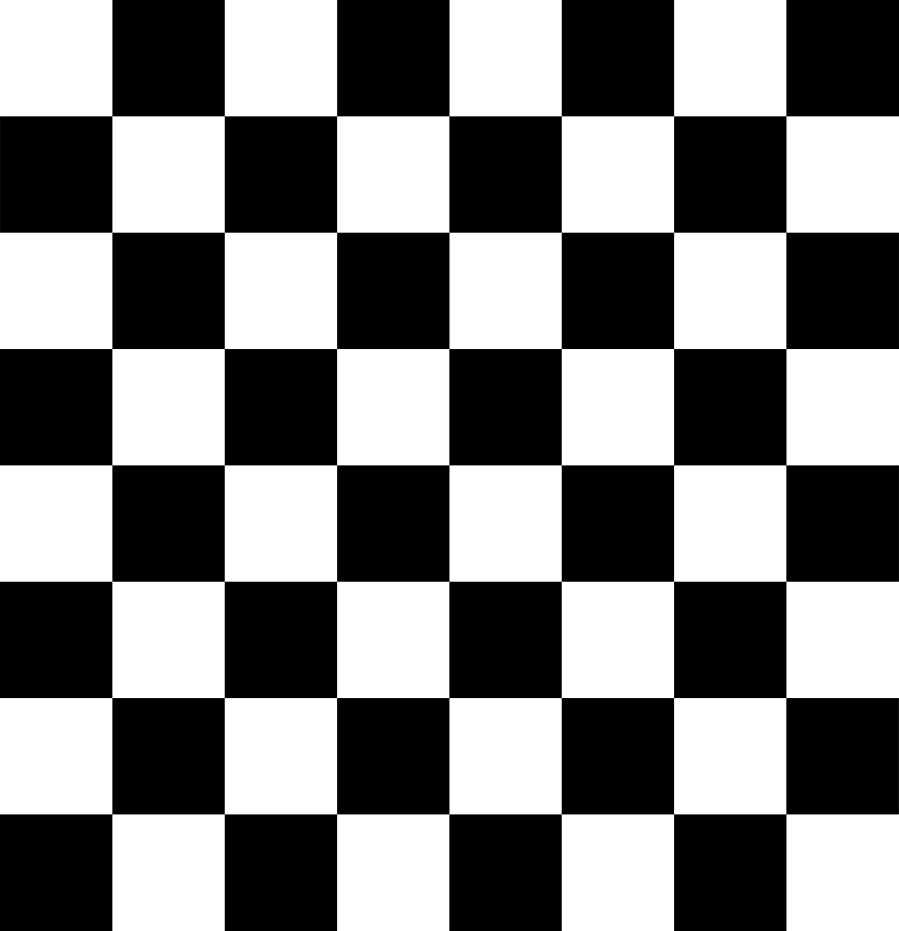
#> input picture xigL78AyT.png, 3595 x 3723 px (shown at 1/4 size)
$ jupyter execute --allow-errors lensimage.ipynb   (shell and % lines are left out)
#> lines starting #> are read from the running program, lines starting #| are printed output that depends on the picture; long printed decimals are rounded
### mynewdeflector.py
font = {'family' : 'DejaVu Sans',
        'weight' : 'normal',
        'size'   : 25}
import matplotlib
from mpl_toolkits.mplot3d import Axes3D
matplotlib.rc('font', **font)

import numpy as np
import matplotlib.pyplot as plt
from matplotlib import cm
from scipy.ndimage import map_coordinates
import pylab
import astropy.io.fits as pyfits
from scipy.ndimage import map_coordinates
#import numpy.fft as fftengine
import scipy.fftpack as fftengine

# the parent class
class gen_lens(object):
    def __init__(self):
        self.pot_exists=False


    # geometrical time delay
    # [10 lines left out: function t_geom_surf, not called in this run]

    # gravitational time delay
    def t_grav_surf(self):
        return -self.pot

    # total time delay
    # [5 lines left out: function t_delay_surf, not called in this run]

    # convergence
    def convergence(self):
        if (self.pot_exists):
            kappa=0.5*(self.a11+self.a22)
        else:
            print ("The lens potential is not initialized yet")

        return(kappa)

    #shear
    # [7 lines left out: function shear, not called in this run]

    # determinant of the Jacobian matrix
    def detA(self):
        if (self.pot_exists):
            deta=(1.0-self.a11)*(1.0-self.a22)-self.a12*self.a21
        else:
            print ("The lens potential is not initialized yet")
        return(deta)

    # critical lines overlaid to the map of detA, returns a set of contour objects
    def crit_lines(self,ax=None,show=True):
        if (ax==None):
            print ("specify the axes to display the critical lines")
        else:
            deta=self.detA()
            #ax.imshow(deta,origin='lower')
            cs=ax.contour(deta,levels=[0.0],colors='white',alpha=0.0)
            if show==False:
                ax.clear()
        return(cs)

    # plot of the critical lines
    # [27 lines left out: function clines, not called in this run]

    # plot of the caustics
    def caustics(self,ax=None,alpha=1.0,color='red',lt='-',fontsize=15):
        cs=self.crit_lines(ax=ax,show=True)
        contour=cs.collections[0]
        p=contour.get_paths() # p contains the paths of each individual
                              # critical line
        sizevs=np.empty(len(p),dtype=int)

        # if we found any contour, then we proceed
        if (sizevs.size > 0):
            for j in range(len(p)):
                # for each path, we create two vectors containing
                # the x1 and x2 coordinates of the vertices
                vs = contour.get_paths()[j].vertices
                sizevs[j]=len(vs)
                x1=[]
                x2=[]
                for i in range(len(vs)):
                    xx1,xx2=vs[i]
                    x1.append(float(xx1))
                    x2.append(float(xx2))
                # these are the points we want to map back on the source plane.
                # To do that we need to evaluate the deflection angle at their positions
                # using scipy.ndimage.interpolate.map_coordinates we perform a bi-linear interpolation
                a_1=map_coordinates(self.a1, [[x2],[x1]],order=1)
                a_2=map_coordinates(self.a2, [[x2],[x1]],order=1)

                # now we can make the mapping using the lens equation:
                no=self.pixel
                y1=(x1-a_1[0]-self.npix/2.)*no
                y2=(x2-a_2[0]-self.npix/2.)*no

                # plot the results!
                #ax.plot((np.array(x1)-npix/2.)*no*f,(np.array(x2)-npix/2.)*no*f,'-')
                ax.plot(y1,y2,lt,color=color,alpha=alpha)
            ax.set_xlabel(r'$\beta_1$',fontsize=fontsize)
            ax.set_ylabel(r'$\beta_2$',fontsize=fontsize)

    # display the time delay surface
    # [58 lines left out: functions show_surface, show_contours, not called in this run]

    '''
    Find the images of a source at (ys1,ys2) by mapping triangles on the lens plane into
    triangles in the source plane. Then search for the triangles which contain the source.
    The image position is then computed by weighing with the distance from the vertices of the
    triangle on the lens plane
    '''
    # [125 lines left out: functions find_images, refineImagePositions, imageMagnification, imageTimeDelay, map_back, not called in this run]


# child class PSIE
class psie(gen_lens):
    def __init__(self,x0=0.0,y0=0.0,size=100.0,npix=200,**kwargs):

        if ('theta_c' in kwargs):
            self.theta_c=kwargs['theta_c']
        else:
            self.theta_c=0.0

        if ('ell' in kwargs):
            self.ell=kwargs['ell']
        else:
            self.ell=0.0

        if ('norm' in kwargs):
            self.norm=kwargs['norm']
        else:
            self.norm=1.0

        if ('pa' in kwargs):
            self.pa=kwargs['pa']
        else:
            self.pa=np.pi/2.0


        self.size=size
        self.npix=npix
        self.pixel=float(self.size)/float((self.npix-1))
        self.x0=x0/self.pixel+(self.npix-1) / 2.
        self.y0=y0/self.pixel+(self.npix-1) / 2.
        self.potential()
        self.computed_deta=False


    def potential(self):
        f=1.0-self.ell
        x = np.arange(0, self.npix, 1, float)
        y = x[:,np.newaxis]

        xx = np.cos(self.pa)*(x-self.x0)+np.sin(self.pa)*(y-self.y0)
        yy = -np.sin(self.pa)*(x-self.x0)+np.cos(self.pa)*(y-self.y0)
        r = np.sqrt((xx)**2+(yy/f)**2)
        #x0 = y0 = (self.npix-1) / 2
        no=self.pixel**2
        self.pot_exists=True
        #pot=np.sqrt(((x-x0)*self.pixel)**2/(1-self.ell)
        #                 +((y-y0)*self.pixel)**2*(1-self.ell)
        #                 +self.theta_c**2)*self.norm
        #self.pot=pot#/no
        self.pot=np.sqrt(r*r*no+self.theta_c**2)*self.norm
        self.a2,self.a1=np.gradient(self.pot/self.pixel**2)
        self.a12,self.a11=np.gradient(self.a1)
        self.a22,self.a21=np.gradient(self.a2)


# child class deflector
class deflector(gen_lens):


    # initialize the deflector using a surface density (covergence) map
    # the boolean variable pad indicates whether zero-padding is used or not

    '''   def __init__(self,filekappa,pad=False,npix=200,size=100):
        kappa,header=pyfits.getdata(filekappa,header=True)
        self.pixel_scale=header['CDELT2']*3600.0
        self.kappa=kappa
        self.nx=kappa.shape[0]
        self.ny=kappa.shape[1]
        self.pad=pad
        self.npix=npix
        self.size=size
        self.pixel=float(self.size)/float(self.npix-1)
        if (pad):
            self.kpad()
        self.potential()
    '''

    # initialize the deflector using a surface density (covergence) map
    # the boolean variable pad indicates whether zero-padding is used or not
    # [85 lines left out: functions __init__, kpad, potential_from_kappa, potential, mapCrop, not called in this run]


class deflector_from_file(deflector):

    # initialize the deflector using a surface density (covergence) map read from file
    # the boolean variable pad indicates whether zero-padding is used or not
    # [5 lines left out: function __init__, not called in this run]


class deflector_from_map(deflector):

    # initialize the deflector using a surface density (covergence) map
    # the boolean variable pad indicates whether zero-padding is used or not
    def __init__(self,kappa,pixel,pad=False,npix=200,size=100):
        self.computed_deta=False
        deflector.__init__(self,kappa,pad,pixel,npix,size)

class deflector_from_potential(deflector):

    # initialize the deflector using  map of the potential
    def __init__(self,pot,npix,size):
        self.computed_deta=False
        self.pixel=size/(npix-1)
        self.pot=pot/self.pixel**2
        self.pot_exists=True
        self.nx=pot.shape[0]
        self.ny=pot.shape[1]
        self.pixel_scale=self.pixel
        self.npix=npix
        self.size=size
        self.pixel=float(self.size)/float(self.npix-1)
        self.a2,self.a1=np.gradient(self.pot)
        self.a12,self.a11=np.gradient(self.a1)
        self.a22,self.a21=np.gradient(self.a2)
        self.kappa=0.5*(self.a11+self.a22)
        self.pot=pot*self.pixel**2

class deflector_from_alpha(deflector):

    # initialize the deflector using  maps of the deflection angles
    # [21 lines left out: function __init__, not called in this run]


class sersic(object):

    # [70 lines left out: functions __init__, ray_trace, brightness, not called in this run]


class postage_stamp(object):

    def __init__(self,image,image_size,size_raygrid,Nray,gl=None,**kwargs):

        if ('ys1' in kwargs):
            self.ys1=kwargs['ys1']
        else:
            self.ys1=0.0

        if ('ys2' in kwargs):
            self.ys2=kwargs['ys2']
        else:
            self.ys2=0.0

        if ('flux' in kwargs):
            self.flux=kwargs['flux']
        else:
            self.flux=0.0

        if ('pa' in kwargs):
            self.pa=kwargs['pa']
        else:
            self.pa=0.0

        self.image=image
        self.image_size=image_size
        self.pixel=image_size/(image.shape[0]-1)
        self.size=float(size_raygrid)
        self.N=Nray
        self.df=gl

        # define the pixel coordinates
        pc=np.linspace(-self.size/2.0,self.size/2.0,self.N)
        self.x1, self.x2 = np.meshgrid(pc,pc)
        if self.df != None:
            y1,y2 = self.ray_trace()
        else:
            y1,y2 = self.x1,self.x2

        self.image=self.brightness(y1,y2)


    def ray_trace(self):
        px=self.df.pixel
        x1pix=(self.x1+self.df.size/2.0)/px
        x2pix=(self.x2+self.df.size/2.0)/px

        a1 = map_coordinates(self.df.a1,
                             [x2pix,x1pix],order=5)*px
        a2 = map_coordinates(self.df.a2,
                             [x2pix,x1pix],order=5)*px

        y1=(self.x1-a1) # y1 coordinates on the source plane
        y2=(self.x2-a2) # y2 coordinates on the source plane
        return(y1,y2)


    def brightness(self,y1,y2):
        x = np.cos(self.pa)*(y1-self.ys1)+np.sin(self.pa)*(y2-self.ys2)
        y = -np.sin(self.pa)*(y1-self.ys1)+np.cos(self.pa)*(y2-self.ys2)
        x1pix=(x+self.image_size/2.0)/self.pixel
        x2pix=(y+self.image_size/2.0)/self.pixel
        print (np.min(x1pix),np.max(x1pix))
        brightness = map_coordinates(self.image,[x2pix,x1pix],order=5)
        return(brightness)

### lensimage.ipynb
[cell 1]
import sys
sys.path.insert(0, '/Users/massimo/Sites/PersonalPage/startbootstrap-grayscale-1.0.6/teaching/ScuolaMilano/')
from mynewdeflector import *
from matplotlib.colors import LogNorm, PowerNorm, SymLogNorm
"""
Main lens:
"""
kwargs={'theta_c': 5.0, 'norm': 30.0, 'ell': 0.2}
size=200.0
npix=1024.0
main_lens=psie(size=size,npix=npix,**kwargs)

"""
substructures
"""
n_pert=100

xsub=(np.random.random_sample(n_pert)-0.5)*size
ysub=(np.random.random_sample(n_pert)-0.5)*size

fsub=np.random.random_sample(n_pert)
pa=np.random.random_sample(n_pert)*2.0*np.pi

pot=main_lens.pot
for i in range(n_pert):
    kwargs={'theta_c': 0.0, 'norm': 0.5, 'ell': 0.0, 'pa': pa[i]}
    sub_lens=psie(x0=xsub[i],y0=ysub[i],size=size,npix=npix,**kwargs)
    pot=pot+sub_lens.pot

df=deflector_from_potential(pot=pot,size=size,npix=npix)

fig,ax=plt.subplots(1,1,figsize=(10,10))
#> (the rest of this cell did not finish here and is left out)

[cell 2]
import matplotlib.image as mpimg
from skimage.transform import resize, rotate
imgsize=50.0
#img=mpimg.imread('/Users/massimo/CODES/PYTHON/matplotlib/doc/_static/stinkbug.png')
img=mpimg.imread('xigL78AyT.png')
#> img is the input picture: shape (3723, 3595, 4) float32; mean R, G, B, A 0.5, 0.5, 0.5, 1
print (img.shape)
#| (3723, 3595, 4)

npix=4096
nres=4096
#image1=resize(img[:,:,1], (224,224), mode='reflect')

image1=resize(img[:,:,0], (nres,nres),mode='reflect')
#image1=resize(img[::-1,:,0], (2000,2000),mode='reflect')
image1=rotate(image1,180.0)
kwargs={'pa': 0.0, 'ys1': 0.0, 'ys2': 0.0, 'flux': 1.0}
ps=postage_stamp(image1,imgsize,200.0,npix,**kwargs)
#| -6142.5 10237.5
#> in brightness, `brightness = map_coordinates(self.image,[x2pix,x1pix],order=5)`:
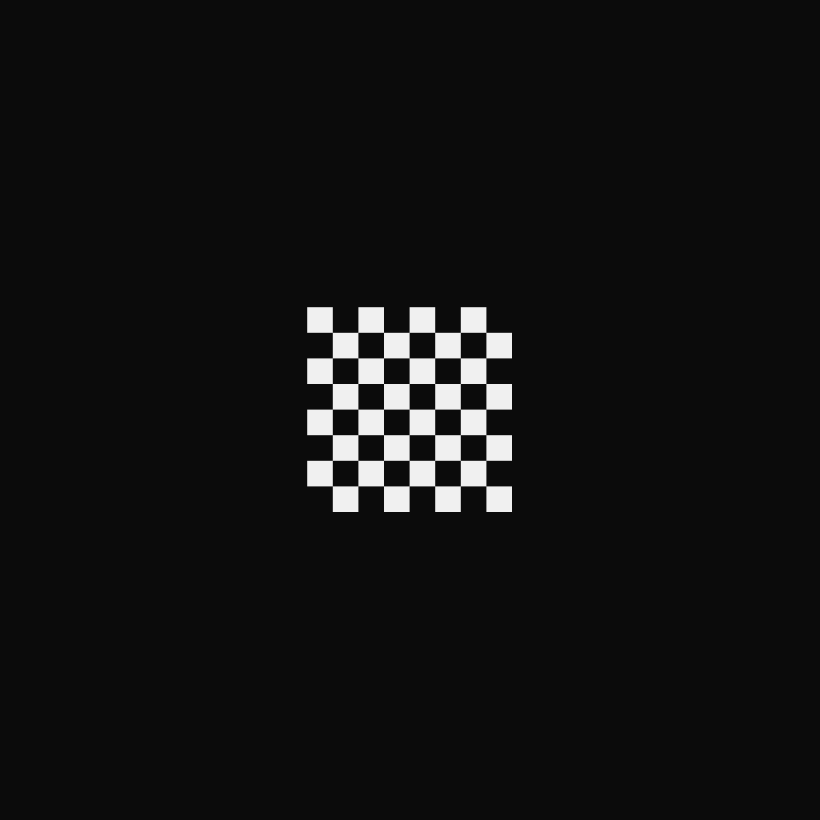
#> brightness: shape (4096, 4096) float32 (shown at 1/5 size); min -0.051, max 1.06, mean 0.0313; drawn with min black and max white
#> in __init__, `self.image=self.brightness(y1,y2)`:
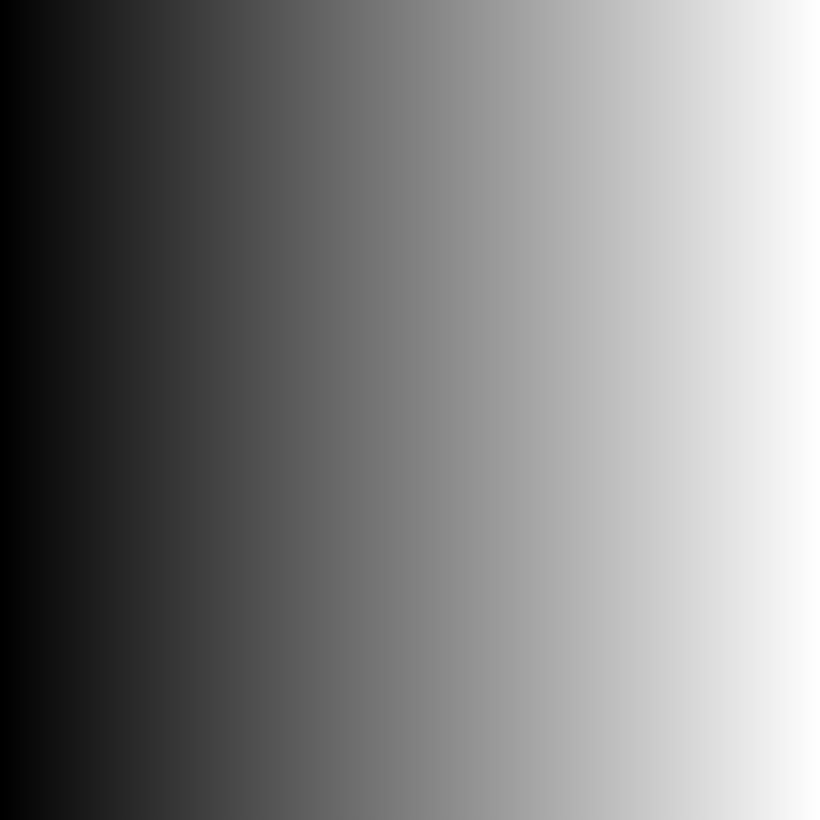
#> y1: shape (4096, 4096) float64 (shown at 1/5 size); min -100, max 100, mean 0; drawn with min black and max white
ps_lensed=postage_stamp(image1,imgsize,200.0,npix,gl=df,**kwargs)
#> call 2 of __init__, with image_size = 50, size_raygrid = 200, Nray = 4096
#| -1253.487 5231.139
#> in brightness (call 2), `brightness = map_coordinates(self.image,[x2pix,x1pix],order=5)`:
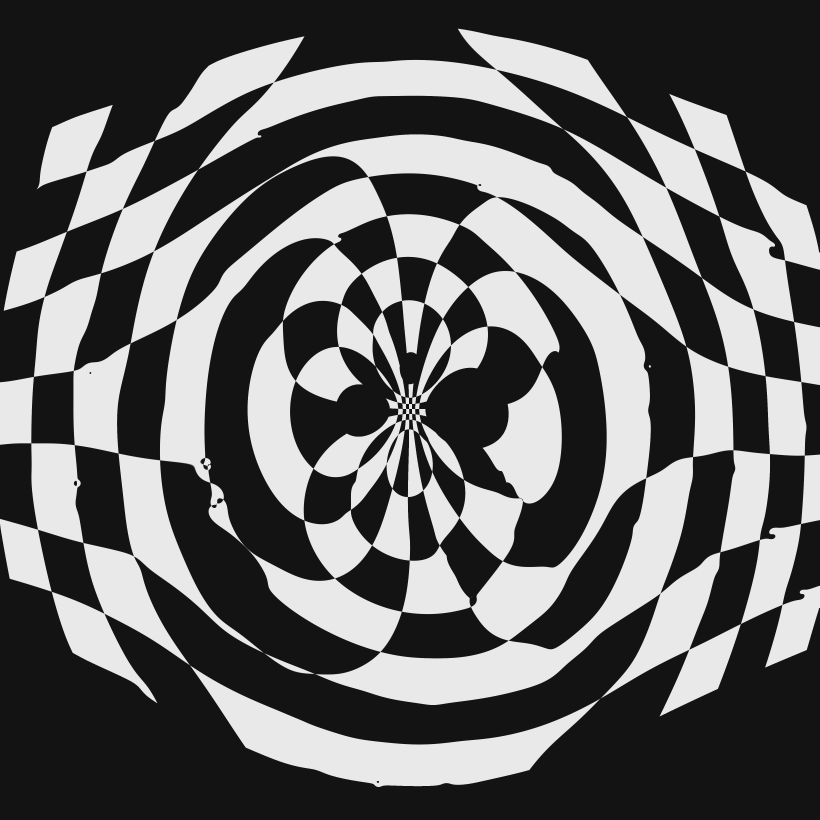
#> brightness: shape (4096, 4096) float32 (shown at 1/5 size); min -0.0897, max 1.1, mean 0.376; drawn with min black and max white
#> in __init__ (call 2), `self.image=self.brightness(y1,y2)`:
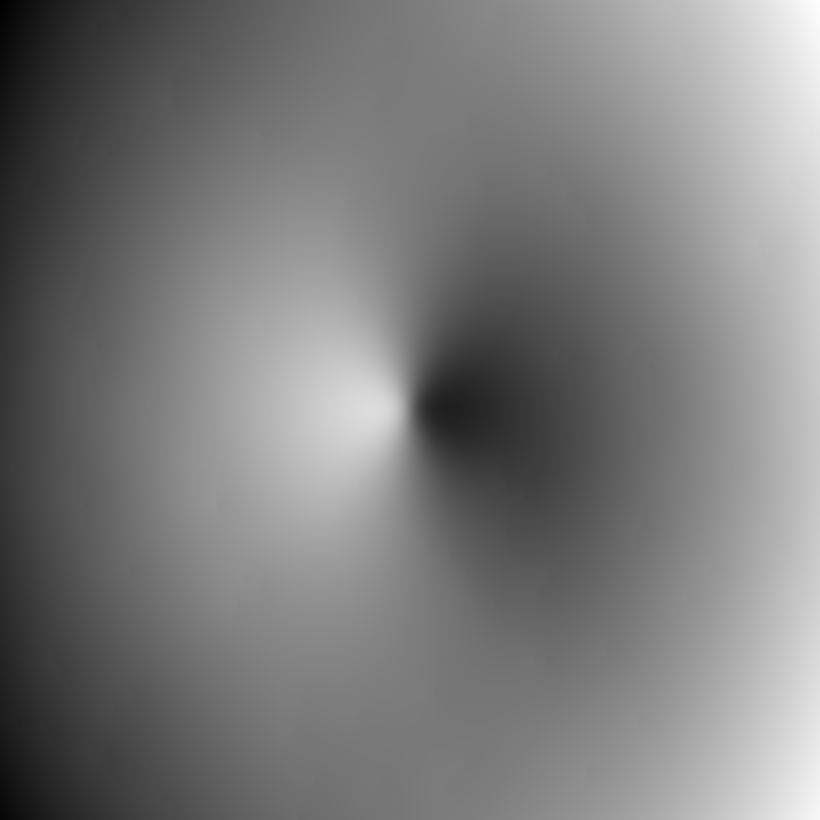
#> y1: shape (4096, 4096) float64 (shown at 1/5 size); min -40.31, max 38.87, mean -1.9; drawn with min black and max white


fig,ax=plt.subplots(1,2,figsize=(15,8))
df.caustics(ax=ax[0],alpha=0.3)
#> after the loop in caustics, `for j in range(len(p)):`:
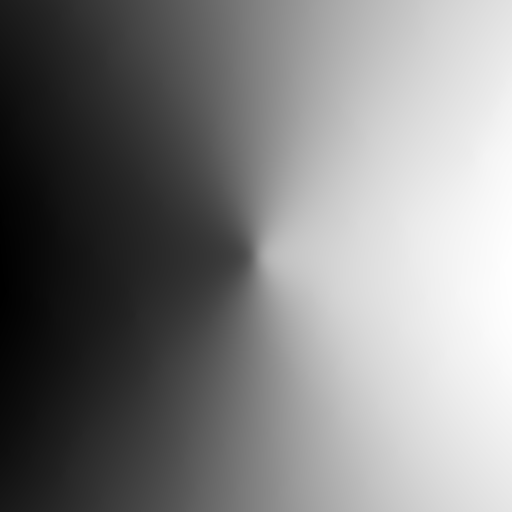
#> self.a1: shape (1024, 1024) float64 (shown at 1/2 size); min -390.8, max 402.7, mean 9.9; drawn with min black and max white
#> after the loop in caustics, `for j in range(len(p)):`:
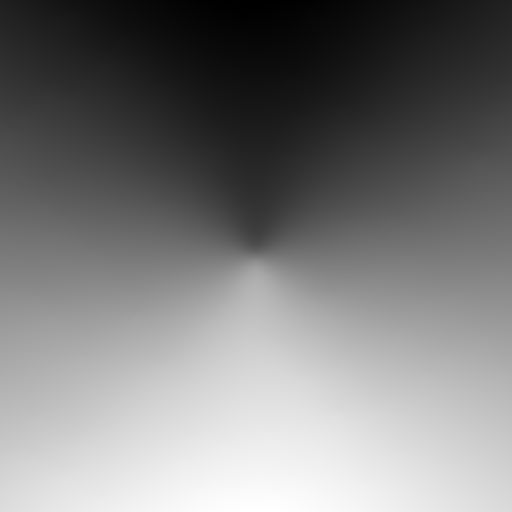
#> self.a2: shape (1024, 1024) float64 (shown at 1/2 size); min -359.6, max 356, mean -12.5; drawn with min black and max white
ax[0].imshow(ps.image,extent=[-ps.size/2,ps.size/2,-ps.size/2,ps.size/2],
             cmap='gray',zorder=1,origin='lower')
ax[1].imshow(ps_lensed.image,extent=[-ps_lensed.size/2,ps_lensed.size/2,-ps_lensed.size/2,ps_lensed.size/2],
             origin='lower',cmap='gray')
print (np.array(image1).shape)
#| (4096, 4096)

ax[0].set_xlim([-size/6.,size/6.])
ax[0].set_ylim([-size/6.,size/6.])
ax[1].set_xlim([-size/2.,size/2.])
ax[1].set_ylim([-size/2.,size/2.])

ax[1].set_xlabel('$x_1$',fontsize=20)
ax[1].set_ylabel('$x_2$',fontsize=20)
ax[0].set_xlabel('$y_1$',fontsize=20)
ax[0].set_ylabel('$y_2$',fontsize=20)
for i in range(2):
    ax[i].xaxis.set_tick_params(labelsize=20)
    ax[i].yaxis.set_tick_params(labelsize=20)
    ax[i].set_aspect('equal')

plt.tight_layout()
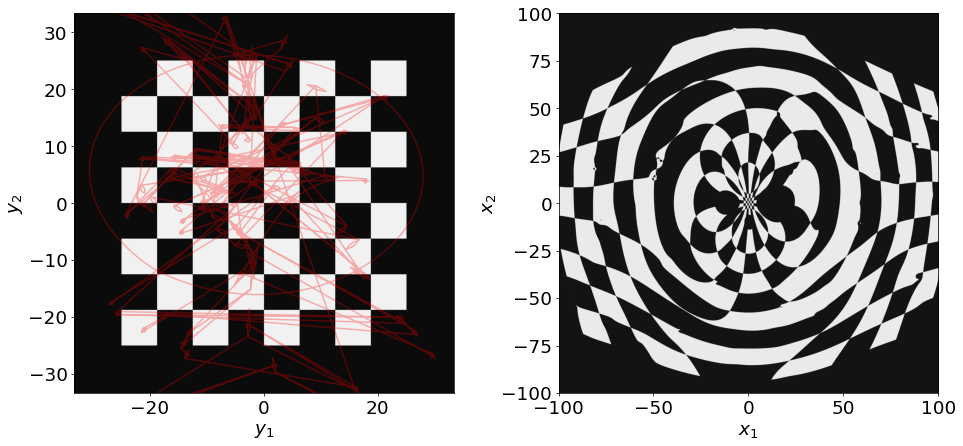
#> figure drawn by matplotlib, 2 panels

[cell 3]
fig,ax=plt.subplots(1,1,figsize=(20,20))
ax.imshow(ps_lensed.image,origin='lower',cmap='gray')
